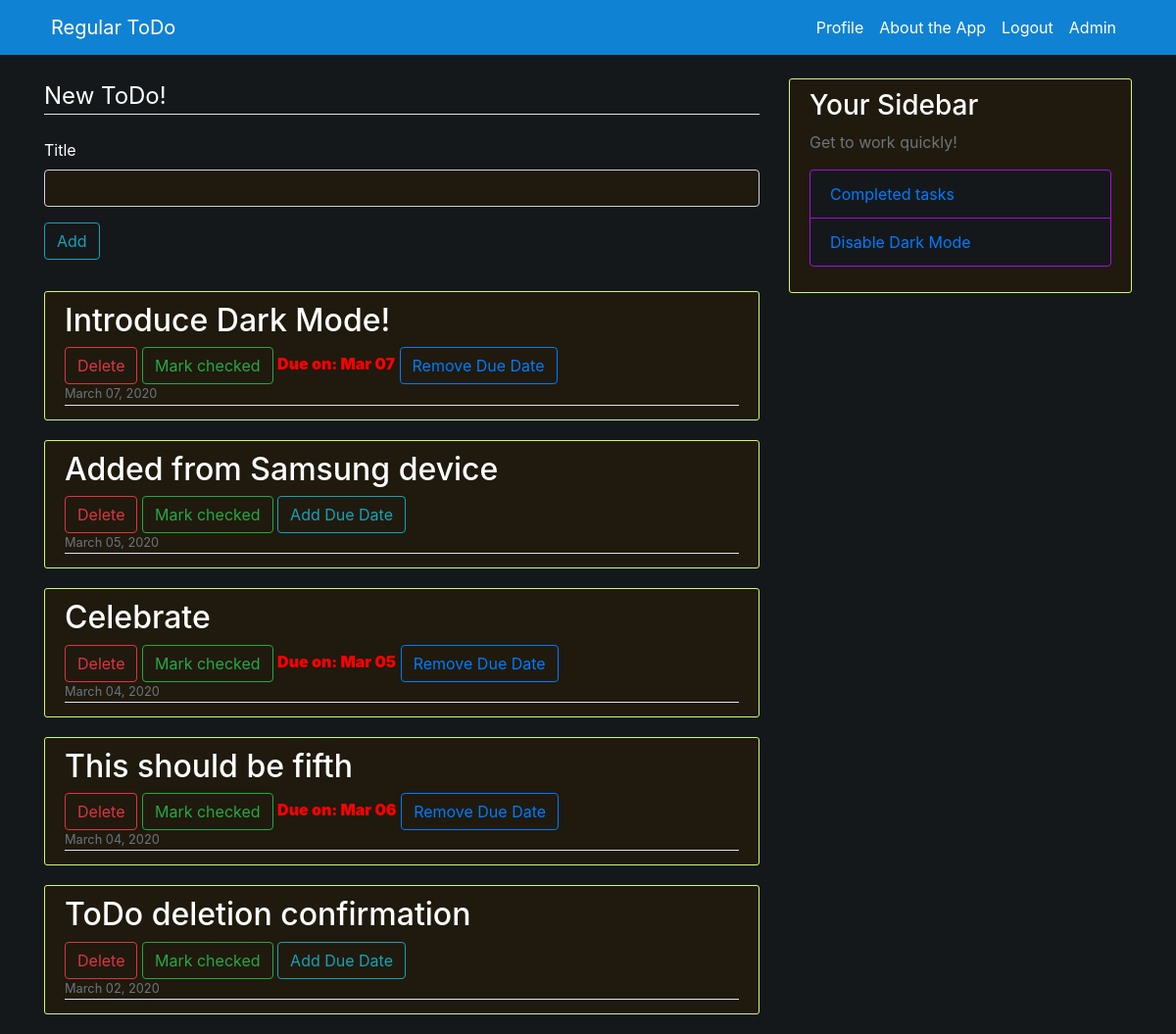
The app's page / (signed in), older data.
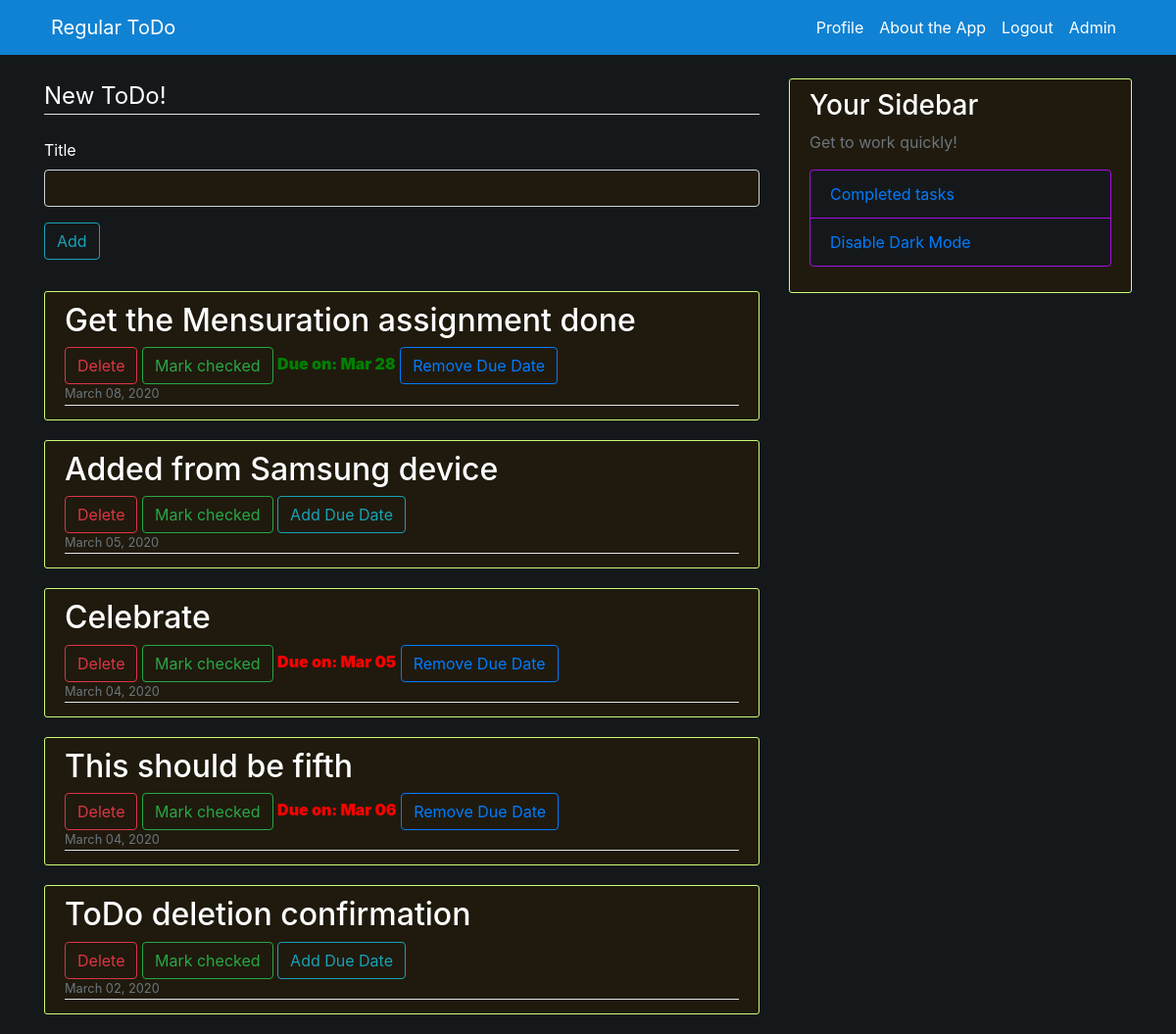
The same page, newer data.
### ToDo/models.py (models this page shows, shortened)
class ToDo(models.Model):
    title = models.CharField(max_length=100)
    date_posted = models.DateTimeField(default=timezone.now)
    creator = models.ForeignKey(User, on_delete=models.CASCADE)
    is_checked = models.BooleanField(default=False)
    due_date = models.CharField(max_length=150, null=True, blank=True)
    due_date_color = models.CharField(max_length=100, null=True, blank=True)

### ToDo/views.py (the view)
# urls.py: 2. Add a URL to urlpatterns:  path('', views.home, name='home')
def home(request):
    if request.method == "POST":
        add_form = NewTaskForm(request.POST)
        if add_form.is_valid():
            title = add_form.cleaned_data.get("title")
            todo = ToDo(title=title)
            todo.creator = request.user
            todo.save()
            user = User.objects.get(username=request.user.username)
            user.profile.todos += 1
            user.save()
            messages.success(request, "Your new task has been added")
            return redirect("todo-home")
    else:
        add_form = NewTaskForm()
    context = {
        "todos": ToDo.objects.all().order_by("-date_posted"),
        "add_form": add_form
    }
    today = datetime.datetime.today()
    todo_objects = ToDo.objects.all()
    for todo in todo_objects:
        if todo.due_date is not None:
            due_date = datetime.datetime.strptime(todo.due_date, ("%b %d"))
            if due_date.day > today.day:
                todo.due_date_color = "green"
            elif due_date.day == today.day:
                todo.due_date_color = "blue"
            elif due_date.day < today.day:
                todo.due_date_color = "red"
            todo.save()
    return render(request, "ToDo/home.html", context=context)

### ToDo/forms.py
class NewTaskForm(forms.Form):
    title = forms.CharField(max_length=150)

### ToDo/templates/ToDo/home.html (shortened to what this page needs)
{% extends "ToDo/base.html" %}
{% block content %}
{% load crispy_forms_tags %}
{% load user_agents %}
    {% if user.is_authenticated %}
        <div class="content section">
            <form method="POST">
                <fieldset class="form-group dark-mode-assist">
                    <legend class="border-bottom mb-4">New ToDo!</legend>
                    {{ add_form|crispy }}
                    <div class="form-group">
                        <button class="btn btn-outline-info" type="submit" name="add-task">Add</button>
                    </div>
                </fieldset>
            </form>
        </div>
        {% if user.profile.todos == 0 %}
            <div class="container-fluid">
                <h2>You are on top of the world!</h2>
            </div>
        {% else %}
            {% for todo in todos %}
                {% if user.username|lower == todo.creator|lower and not todo.is_checked %}
                    <article class="media content-section">
                        <div class="media-body">
                            <h2><a href="{% url 'todo-edit' todo.pk %}" class="article-title">{{ todo.title }}</a></h2>
                            <button onclick="location.href='{% url 'todo-delete' todo.pk %}'" class="btn btn-outline-danger" type="submit">Delete</button>
                            <button onclick="location.href='{% url 'todo-check' todo.pk %}'" class="btn btn-outline-success" type="submit">Mark checked</button>
                            {% if todo.due_date == None %}
                                <button onclick="location.href='{% url 'todo-due' todo.pk %}'" class="btn btn-outline-info" type="submit">Add Due Date</button>
                            {% else %}
                                <p2 style="font-weight: 1000; color: {{ todo.due_date_color }}; ">Due on: {{ todo.due_date }}</p2>
                                <button onclick="location.href='{% url 'todo-due-remove' todo.pk %}'" class="btn btn-outline-primary" type="submit">Remove Due Date</button>
                            {% endif %}
                            <br>
                            <div class="article-metadata">
                                <small class="text-muted">{{ todo.date_posted|date:"F d, Y" }}</small>
                            </div>
                        </div>
                    </article>
                {% endif %}
            {% endfor %}
        {% endif %}
    {% endif %}
{% endblock content %}

### ToDo/templates/ToDo/base.html (shortened to what this page needs)
{% load static %}
{% load user_agents %}
<html>
<head>
    <link rel="stylesheet" href="https://maxcdn.bootstrapcdn.com/bootstrap/4.0.0/css/bootstrap.min.css">
    {% if user.profile.has_dark_mode %}
        <link rel="stylesheet" type="text/css" href="{% static 'ToDo/main_dark.css' %}">
    {% else %}
        <link rel="stylesheet" type="text/css" href="{% static 'ToDo/main_light.css' %}">
    {% endif %}
</head>
<body>
    <header class="site-header">
        <nav class="navbar navbar-nav navbar-dark bg-steel navbar-expand-md fixed-top nav-fill">
          <div class="container">
            <a style="padding-left:15px" class="navbar-brand mr-4 nav-link" href="{% url 'todo-home' %}">Regular ToDo</a>
            <div class="collapse navbar-collapse" id="navbarToggle">
              <div class="navbar-nav">
                {% if user.is_authenticated %}
                    {% if request.path != "/profile/" %}
                        <a class="nav-item nav-link" href="{% url 'profile' %}">Profile</a>
                    {% endif %}
                    {% if request.path != "/about/" %}
                        <a class="nav-item nav-link" href="{% url 'todo-about' %}">About the App</a>
                    {% endif %}
                    <a class="nav-item nav-link" href="{% url 'logout' %}">Logout</a>
                    {% if user.is_superuser %}
                        <a class="nav-item nav-link" href="{% url 'admin:index' %}">Admin</a>
                    {% endif %}
                {% endif %}
              </div>
            </div>
          </div>
        </nav>
    </header>
    <main role="main" class="container">
        <div class="row">
            <div class="col-md-8">
                {% block content %}{% endblock %}
            </div>
            {% if user.is_authenticated and request.path != "/about/" %}
                <div class="col-md-4">
                    <div class="content-section">
                        <h3>Your Sidebar</h3>
                        <p class='text-muted'>Get to work quickly!
                            <ul class="list-group">
                                <li class="list-group-item dark-mode-assist-section"><a href="{% url 'todo-completed' %}">Completed tasks</a></li>
                                {% if user.profile.has_dark_mode %}
                                    <li class="list-group-item dark-mode-assist-section"><a href="{% url 'todo-darkmode' %}">Disable Dark Mode</a></li>
                                {% else %}
                                    <li class="list-group-item dark-mode-assist-section"><a href="{% url 'todo-darkmode' %}">Enable Dark Mode</a></li>
                                {% endif %}
                            </ul>
                        </p>
                    </div>
                </div>
            {% endif %}
        </div>
    </main>
</body>
</html>

### static/ToDo/main_dark.css (style rules this page uses)
body { background: #15181a; color: #333333; margin-top: 5rem; }
h1, h2, h3, h4, h5, h6 { color: #ffffff; }
.form-control { background: #1f1a0d; color: #ffffff; }
.dark-mode-assist { color: #ffffff; }
.dark-mode-assist-section { color: #ffffff; background: #15181a; border: 1px solid #a80de0; }
ul { margin: 0; }
.bg-steel { background-color: #1082d3; }
.site-header .navbar-nav .nav-link { color: #ffffff; }
.content-section { background: #1f1a0d; padding: 10px 20px; border: 1px solid #ccfa78; border-radius: 3px; margin-bottom: 20px; }
.article-title { color: #ffffff; }
.article-metadata { padding-bottom: 1px; margin-bottom: 4px; border-bottom: 1px solid #e3e3e3 }

Row changes from the older to the newer data that the page shows:
no longer on this page (row edited): ToDo: title "Introduce Dark Mode!", due_date "Mar 07", date_posted "March 07, 2020"
added ToDo: title "Get the Mensuration assignment done", due_date "Mar 28", date_posted "March 08, 2020", due_date_color "green" (drawn)
